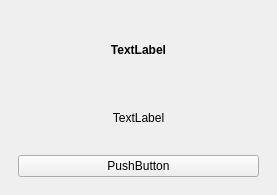
<?xml version="1.0" encoding="UTF-8"?>
<ui version="4.0">
 <class>TygronDockWidgetBase</class>
 <widget class="QDockWidget" name="TygronDockWidgetBase">
  <property name="geometry">
   <rect>
    <x>0</x>
    <y>0</y>
    <width>277</width>
    <height>195</height>
   </rect>
  </property>
  <property name="windowTitle">
   <string>Tygron</string>
  </property>
  <widget class="QWidget" name="dockWidgetContents">
   <property name="sizePolicy">
    <sizepolicy hsizetype="Preferred" vsizetype="Preferred">
     <horstretch>0</horstretch>
     <verstretch>0</verstretch>
    </sizepolicy>
   </property>
   <property name="minimumSize">
    <size>
     <width>0</width>
     <height>0</height>
    </size>
   </property>
   <layout class="QGridLayout" name="gridLayout">
    <item row="0" column="0">
     <widget class="QStackedWidget" name="stackedWidget">
      <property name="currentIndex">
       <number>11</number>
      </property>
      <widget class="QWidget" name="LoginPage">
       <property name="enabled">
        <bool>true</bool>
       </property>
       <layout class="QVBoxLayout" name="verticalLayout_2">
        <item>
         <layout class="QVBoxLayout" name="verticalLayout">
          <property name="sizeConstraint">
           <enum>QLayout::SetNoConstraint</enum>
          </property>
          <item>
           <widget class="QLabel" name="LoginMainLabel">
            <property name="font">
             <font>
              <family>MS Shell Dlg 2</family>
              <weight>75</weight>
              <bold>true</bold>
              <underline>false</underline>
              <kerning>false</kerning>
             </font>
            </property>
            <property name="text">
             <string>Welcome to Tygron!</string>
            </property>
            <property name="alignment">
             <set>Qt::AlignCenter</set>
            </property>
           </widget>
          </item>
          <item>
           <widget class="QgsFilterLineEdit" name="UsernameEntry">
            <property name="qgisRelation" stdset="0">
             <string notr="true"/>
            </property>
           </widget>
          </item>
          <item>
           <widget class="QgsPasswordLineEdit" name="PasswordEntry"/>
          </item>
          <item>
           <widget class="QPushButton" name="LoginButton">
            <property name="text">
             <string>Log In</string>
            </property>
           </widget>
          </item>
          <item>
           <widget class="QLabel" name="LoginStatusLabel">
            <property name="text">
             <string/>
            </property>
            <property name="alignment">
             <set>Qt::AlignCenter</set>
            </property>
           </widget>
          </item>
         </layout>
        </item>
       </layout>
      </widget>
      <widget class="QWidget" name="homePage">
       <layout class="QVBoxLayout" name="verticalLayout_3">
        <item>
         <widget class="QLabel" name="HomeLabel">
          <property name="font">
           <font>
            <weight>75</weight>
            <bold>true</bold>
           </font>
          </property>
          <property name="text">
           <string>Welcome, {user}!</string>
          </property>
          <property name="alignment">
           <set>Qt::AlignCenter</set>
          </property>
         </widget>
        </item>
        <item>
         <widget class="QLabel" name="HomeLastProjectLabel">
          <property name="text">
           <string>Last project: {project_name}</string>
          </property>
         </widget>
        </item>
        <item>
         <widget class="QPushButton" name="NewProjectButton">
          <property name="text">
           <string>New Project</string>
          </property>
         </widget>
        </item>
        <item>
         <widget class="QPushButton" name="HomeOpenProject">
          <property name="text">
           <string>Open Project</string>
          </property>
         </widget>
        </item>
        <item>
         <widget class="QPushButton" name="LogoutButton">
          <property name="text">
           <string>Log out</string>
          </property>
         </widget>
        </item>
       </layout>
      </widget>
      <widget class="QWidget" name="ProjectSelection">
       <layout class="QVBoxLayout" name="verticalLayout_4">
        <item>
         <widget class="QLabel" name="ProjectSelectionLabel">
          <property name="font">
           <font>
            <weight>75</weight>
            <bold>true</bold>
           </font>
          </property>
          <property name="text">
           <string>Enter a project name to open</string>
          </property>
          <property name="alignment">
           <set>Qt::AlignCenter</set>
          </property>
         </widget>
        </item>
        <item>
         <widget class="QLabel" name="ProjectSelectionCommentLabel">
          <property name="text">
           <string>Inactive projects will take a moment to start</string>
          </property>
          <property name="alignment">
           <set>Qt::AlignCenter</set>
          </property>
         </widget>
        </item>
        <item>
         <widget class="QLineEdit" name="ProjectSelectionInput">
          <property name="inputMask">
           <string/>
          </property>
          <property name="text">
           <string/>
          </property>
          <property name="alignment">
           <set>Qt::AlignCenter</set>
          </property>
         </widget>
        </item>
        <item>
         <widget class="QPushButton" name="ProjectSelectionButton">
          <property name="text">
           <string>Enter Session</string>
          </property>
         </widget>
        </item>
        <item>
         <widget class="QPushButton" name="ProjectSelectionReturnButton">
          <property name="text">
           <string>Return</string>
          </property>
         </widget>
        </item>
       </layout>
      </widget>
      <widget class="QWidget" name="Session">
       <layout class="QVBoxLayout" name="verticalLayout_5">
        <item>
         <widget class="QLabel" name="SessionNameLabel">
          <property name="font">
           <font>
            <weight>75</weight>
            <bold>true</bold>
           </font>
          </property>
          <property name="text">
           <string>TextLabel</string>
          </property>
          <property name="alignment">
           <set>Qt::AlignCenter</set>
          </property>
         </widget>
        </item>
        <item>
         <widget class="QPushButton" name="SessionOverlays">
          <property name="text">
           <string>Overlays</string>
          </property>
         </widget>
        </item>
        <item>
         <widget class="QPushButton" name="SessionLayerButton">
          <property name="text">
           <string>Layers</string>
          </property>
         </widget>
        </item>
        <item>
         <widget class="QPushButton" name="SessionMeasures">
          <property name="text">
           <string>Measures</string>
          </property>
         </widget>
        </item>
        <item>
         <widget class="QPushButton" name="SessionReturnButton">
          <property name="enabled">
           <bool>true</bool>
          </property>
          <property name="text">
           <string>Leave Session</string>
          </property>
         </widget>
        </item>
       </layout>
      </widget>
      <widget class="QWidget" name="overlaysPage">
       <layout class="QVBoxLayout" name="verticalLayout_6">
        <item>
         <widget class="QLabel" name="OverlaysTextLabel">
          <property name="text">
           <string>Add standard layers</string>
          </property>
         </widget>
        </item>
        <item>
         <widget class="QScrollArea" name="OverlaysQuickImports">
          <property name="widgetResizable">
           <bool>true</bool>
          </property>
          <widget class="QWidget" name="scrollAreaWidgetContents">
           <property name="geometry">
            <rect>
             <x>0</x>
             <y>0</y>
             <width>98</width>
             <height>157</height>
            </rect>
           </property>
           <layout class="QVBoxLayout" name="verticalLayout_7">
            <item>
             <widget class="QPushButton" name="OverlaysQuickSatellite">
              <property name="text">
               <string>Satellite</string>
              </property>
             </widget>
            </item>
            <item>
             <widget class="QPushButton" name="OverlaysQuickBuildings">
              <property name="text">
               <string>Buildings</string>
              </property>
             </widget>
            </item>
            <item>
             <widget class="QPushButton" name="OverlaysQuickTerrain">
              <property name="text">
               <string>Terrain</string>
              </property>
             </widget>
            </item>
            <item>
             <widget class="QPushButton" name="OverlaysQuickWater">
              <property name="text">
               <string>Water</string>
              </property>
             </widget>
            </item>
            <item>
             <widget class="QPushButton" name="OverlaysQuickMeasures">
              <property name="text">
               <string>Measures</string>
              </property>
             </widget>
            </item>
           </layout>
          </widget>
         </widget>
        </item>
        <item>
         <widget class="QPushButton" name="OverlaysReturnButton">
          <property name="text">
           <string>Return</string>
          </property>
         </widget>
        </item>
       </layout>
      </widget>
      <widget class="QWidget" name="LayerControls">
       <layout class="QVBoxLayout" name="verticalLayout_8">
        <item>
         <widget class="QLabel" name="LayerControlFocusText">
          <property name="text">
           <string>Focused Layer</string>
          </property>
          <property name="alignment">
           <set>Qt::AlignBottom|Qt::AlignHCenter</set>
          </property>
         </widget>
        </item>
        <item>
         <widget class="QLabel" name="LayerControlLayerName">
          <property name="font">
           <font>
            <weight>75</weight>
            <bold>true</bold>
           </font>
          </property>
          <property name="text">
           <string>LAYER_NAME</string>
          </property>
          <property name="alignment">
           <set>Qt::AlignCenter</set>
          </property>
         </widget>
        </item>
        <item>
         <widget class="QPushButton" name="LayerControlStartEdit">
          <property name="text">
           <string>Start Editing Layer</string>
          </property>
         </widget>
        </item>
        <item>
         <widget class="QPushButton" name="LayerControlCommit">
          <property name="text">
           <string>Commit Changes</string>
          </property>
         </widget>
        </item>
        <item>
         <widget class="QPushButton" name="LayerControlReturnButton">
          <property name="text">
           <string>Return</string>
          </property>
         </widget>
        </item>
       </layout>
      </widget>
      <widget class="QWidget" name="NewOrTemplatePage">
       <layout class="QVBoxLayout" name="verticalLayout_9">
        <item>
         <widget class="QLabel" name="NoTLabel">
          <property name="font">
           <font>
            <pointsize>9</pointsize>
            <weight>75</weight>
            <bold>true</bold>
           </font>
          </property>
          <property name="text">
           <string>Create a new project</string>
          </property>
          <property name="alignment">
           <set>Qt::AlignCenter</set>
          </property>
         </widget>
        </item>
        <item>
         <widget class="QPushButton" name="NoTNewButton">
          <property name="text">
           <string>Create New</string>
          </property>
         </widget>
        </item>
        <item>
         <widget class="QPushButton" name="NoTFromTemplate">
          <property name="text">
           <string>Create from Template</string>
          </property>
         </widget>
        </item>
        <item>
         <widget class="QPushButton" name="NoTReturnButton">
          <property name="font">
           <font>
            <weight>75</weight>
            <bold>true</bold>
           </font>
          </property>
          <property name="text">
           <string>Return</string>
          </property>
          <property name="default">
           <bool>false</bool>
          </property>
         </widget>
        </item>
       </layout>
      </widget>
      <widget class="QWidget" name="NewProject">
       <layout class="QVBoxLayout" name="verticalLayout_10">
        <item>
         <widget class="QPushButton" name="NewProjectReturnButton">
          <property name="font">
           <font>
            <weight>75</weight>
            <bold>true</bold>
           </font>
          </property>
          <property name="text">
           <string>Return</string>
          </property>
         </widget>
        </item>
       </layout>
      </widget>
      <widget class="QWidget" name="FromTemplate">
       <layout class="QVBoxLayout" name="verticalLayout_11">
        <item>
         <widget class="QgsFilterLineEdit" name="FromTemplateNameEEntry">
          <property name="qgisRelation" stdset="0">
           <string notr="true"/>
          </property>
         </widget>
        </item>
        <item>
         <widget class="QPushButton" name="FromTemplateReturnButton">
          <property name="font">
           <font>
            <weight>75</weight>
            <bold>true</bold>
           </font>
          </property>
          <property name="text">
           <string>Return</string>
          </property>
         </widget>
        </item>
       </layout>
      </widget>
      <widget class="QWidget" name="TokenEntryPage">
       <layout class="QVBoxLayout" name="verticalLayout_12">
        <item>
         <widget class="QLabel" name="TokenEntryLabel">
          <property name="font">
           <font>
            <weight>75</weight>
            <bold>true</bold>
           </font>
          </property>
          <property name="text">
           <string>Enter session API key:</string>
          </property>
          <property name="alignment">
           <set>Qt::AlignCenter</set>
          </property>
         </widget>
        </item>
        <item>
         <widget class="QLabel" name="TokenEntryInstruction1">
          <property name="text">
           <string>You can find the api key as follows:</string>
          </property>
          <property name="alignment">
           <set>Qt::AlignCenter</set>
          </property>
         </widget>
        </item>
        <item>
         <widget class="QLabel" name="TokenEntryInstruction2">
          <property name="text">
           <string>Tools (Ribbon) -&gt; API Overview (Click)</string>
          </property>
          <property name="alignment">
           <set>Qt::AlignCenter</set>
          </property>
         </widget>
        </item>
        <item>
         <widget class="QLabel" name="TokenEntryInstruction3">
          <property name="text">
           <string>Copy the long string of characters in bold.</string>
          </property>
          <property name="alignment">
           <set>Qt::AlignCenter</set>
          </property>
         </widget>
        </item>
        <item>
         <widget class="QgsPasswordLineEdit" name="TokenEntryKeyEntry"/>
        </item>
        <item>
         <widget class="QPushButton" name="TokenEntryValidate">
          <property name="text">
           <string>Validate</string>
          </property>
         </widget>
        </item>
       </layout>
      </widget>
      <widget class="QWidget" name="Measures">
       <layout class="QVBoxLayout" name="verticalLayout_13">
        <item>
         <widget class="QLabel" name="MeasuresLabel">
          <property name="font">
           <font>
            <weight>75</weight>
            <bold>true</bold>
           </font>
          </property>
          <property name="text">
           <string>Measures</string>
          </property>
          <property name="alignment">
           <set>Qt::AlignCenter</set>
          </property>
         </widget>
        </item>
        <item>
         <widget class="QPushButton" name="MeasuresButton">
          <property name="text">
           <string>Create New</string>
          </property>
         </widget>
        </item>
        <item>
         <widget class="QScrollArea" name="MeasuresScroll">
          <property name="widgetResizable">
           <bool>true</bool>
          </property>
          <widget class="QWidget" name="MeasuresWidget">
           <property name="geometry">
            <rect>
             <x>0</x>
             <y>0</y>
             <width>239</width>
             <height>57</height>
            </rect>
           </property>
           <layout class="QVBoxLayout" name="MeasuresLayout"/>
          </widget>
         </widget>
        </item>
        <item>
         <widget class="QPushButton" name="MeasuresReturn">
          <property name="text">
           <string>Return</string>
          </property>
         </widget>
        </item>
       </layout>
      </widget>
      <widget class="QWidget" name="MeasureOverview">
       <layout class="QVBoxLayout" name="verticalLayout_14">
        <item>
         <widget class="QLabel" name="MOverviewLabel">
          <property name="font">
           <font>
            <weight>75</weight>
            <bold>true</bold>
           </font>
          </property>
          <property name="text">
           <string>TextLabel</string>
          </property>
          <property name="alignment">
           <set>Qt::AlignCenter</set>
          </property>
         </widget>
        </item>
        <item>
         <widget class="QLabel" name="MOverviewStakeholder">
          <property name="text">
           <string>TextLabel</string>
          </property>
          <property name="alignment">
           <set>Qt::AlignCenter</set>
          </property>
         </widget>
        </item>
        <item>
         <widget class="QPushButton" name="MOverviewReturn">
          <property name="text">
           <string>PushButton</string>
          </property>
         </widget>
        </item>
       </layout>
      </widget>
     </widget>
    </item>
   </layout>
  </widget>
 </widget>
 <customwidgets>
  <customwidget>
   <class>QgsFilterLineEdit</class>
   <extends>QLineEdit</extends>
   <header>qgsfilterlineedit.h</header>
  </customwidget>
  <customwidget>
   <class>QgsPasswordLineEdit</class>
   <extends>QLineEdit</extends>
   <header>qgspasswordlineedit.h</header>
  </customwidget>
 </customwidgets>
 <resources/>
 <connections/>
</ui>
